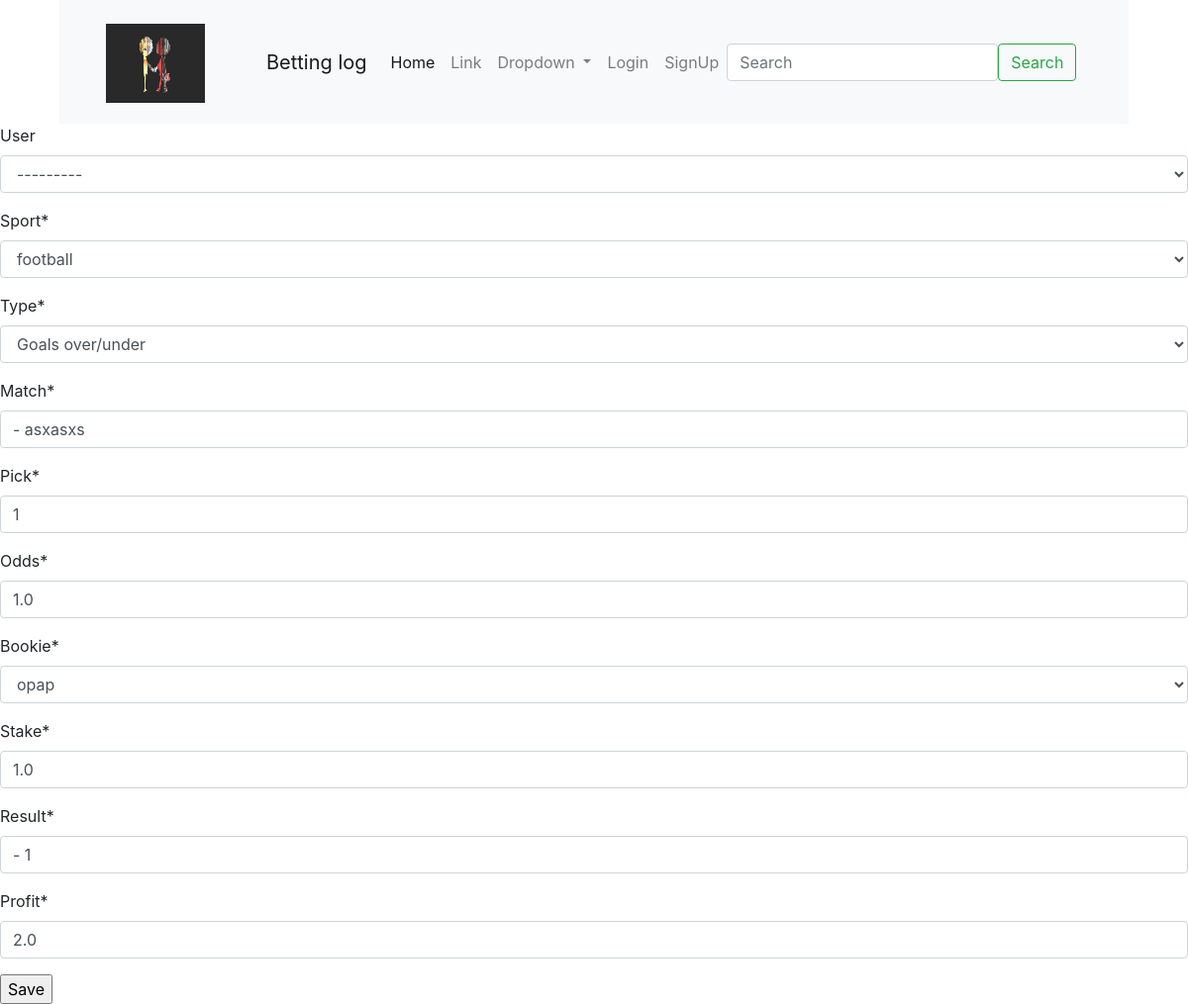
Page /update-bet/13/ on the earlier database version.
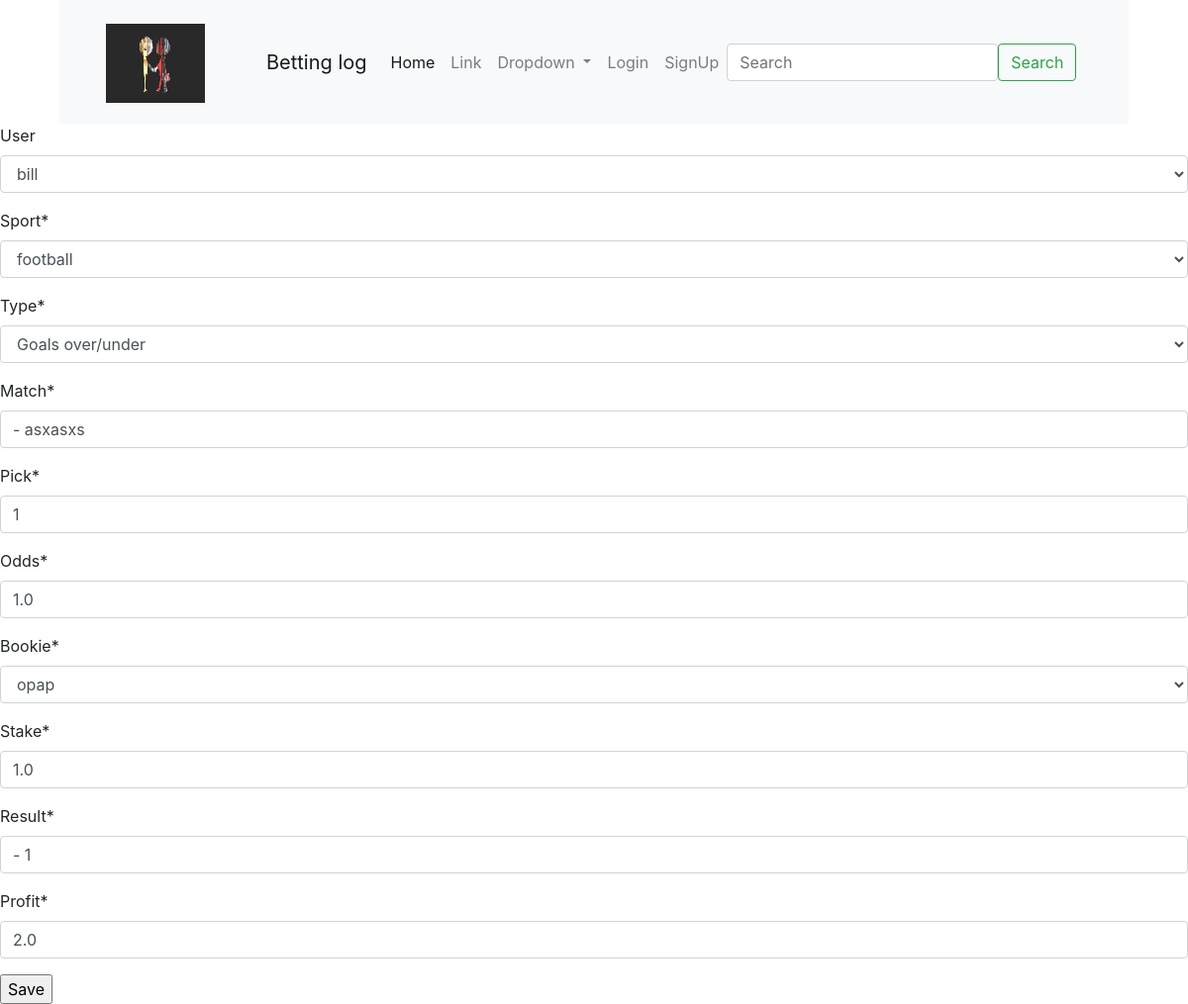
Same page on the later database version.
### betting/models.py (models this page shows, shortened)
class Bet(models.Model):
    Sports = [
        ('f', "football"),
        ('b', "basketball"),
        ('t', "tennis"),
    ]
    AllTypeBets = [
        ('football',
         (
             ('f_r', "Final Result"),
             ('g_o_u', "Goals over/under"),
             ('as_ha', "Asian Handicap"),
             ('t_ca', "Total Cards"),
             ('to_sc', "To Score"),
             ('as_g_o_u', "Asian Goals over/under"),
             ('to_r_y_c', "To Receive Yellow Card"),
             ('to_r_r_c', "To Receive Red Card"),
             ('to_r_c', "To Receive Card"),
             ('to_as_ca', "Total Asian Cards"),
             ('w_h', "Win Handicap"),
         ),
         ),
        ('basketball',
         (
             ('f_r', "Final Result"),
             ('h_to_h_p', "Head to Head Points"),
             ('pl_p', "Player Points"),
             ('t_p', "Total Points"),
             ('p_a', "Player Assists"),
             ('t_3_m', "Total 3pts made"),
             ('p_r', "Player Rebounds"),
             ('p_p_r', "Player Points/Rebounds"),
             ('t_s', "Top Scorer"),
             ('p_r_a', "Player Rebounds/Assists"),
             ('p_p_r_a', "Player Points/Rebounds/Assists"),
             ('mvp', "MVP"),
             ('d_d', "Double/Double"),
             ('w_h', "Win Handicap"),
         ),
         ),
        ('tennis',
         (
             ('f_r', "Final Result"),
             ('to_se', "Total Sets"),
             ('d_fa', "Double Faults"),
             ('to_ac', "Total aces"),
             ('pl_ac', "Player Aces"),
         ),
         ),
    ]
    Bookies = [
        ('bet365.png', "bet365"),
        ('stoiximan.png', "stoiximan"),
        ('opap.png', "opap"),
    ]
    user = models.ForeignKey(User, on_delete=models.CASCADE, null=True, blank=True)
    sport = models.CharField(max_length=100, choices=Sports)
    type = models.CharField(max_length=100, choices=AllTypeBets)
    date_placed = models.DateTimeField(auto_now_add=True)
    match = models.CharField(max_length=200, default=' - ')
    pick = models.CharField(max_length=100, default='1')
    odds = models.FloatField()
    bookie = models.CharField(max_length=100, choices=Bookies, default='365', null= True)
    stake = models.FloatField(null= True)
    result = models.CharField(max_length=100, default=' - ')
    profit = models.FloatField(null= True)

### betting/views.py (the view)
# urls.py: path('update-bet/<int:pk>/', views.update_bet, name = 'update-bet'),
def update_bet(request, pk):
    bet = Bet.objects.get(id=pk)
    x = BetForm(instance=bet)
    if request.method == "POST":
        x = BetForm(request.POST, instance=bet)
        if x.is_valid():
            x.save()
            return redirect('/')
    context = {'x':x}
    return render(request, 'betting/update-bet.html', context)

### betting/forms.py
class BetForm(ModelForm):
    class Meta:
        model = Bet
        fields= '__all__'

### betting/templates/betting/update-bet.html (shortened to what this page needs)
{% extends 'betting/base.html' %}
{% load crispy_forms_tags %}
{% block content %}
<form method="POST">
    {{ x|crispy }}
    <input type="submit" value="Save"/>
</form>
{% endblock %}

Differences in the rows shown:
changed Bet "football": user "---------" → "bill"
